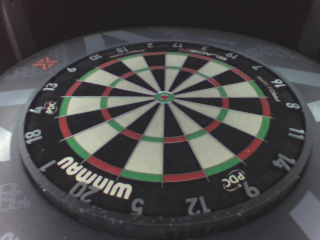
#> input picture fake_cams/cam_0.png, 320 x 240 px
$ python -i homography_calibration.py   (imports and definitions only)
#> lines starting #> are read from the running program, lines starting #| are printed output that depends on the picture
"""Experimental single-projective calibration from many real board landmarks.

Does not replace legacy Stage1+Stage2. Callers keep the existing path on
fallback. FitLine / Y-refine / scoring math are not used here.
"""

from __future__ import annotations

import math
import os
import time
from dataclasses import replace
from typing import Dict, List, Optional, Tuple

import cv2
import numpy as np

import board_calibration as bc

# [1 line that did not run here, left out]
HOMOGRAPHY_MIN_LANDMARKS = 24
HOMOGRAPHY_MIN_INLIERS = 16
HOMOGRAPHY_RANSAC_REPROJ = 3.5
HOMOGRAPHY_MAX_RMS_PX = 4.0
HOMOGRAPHY_MAX_ERR_PX = 12.0
HOMOGRAPHY_MIN_INLIER_FRAC = 0.50
HOMOGRAPHY_INNER_MIN_WIRES = 12
HOMOGRAPHY_OPTIONAL_INNER = True
_FAMILY_ORDER = (
    "double_outer",
    "double_inner",
    "triple_outer",
    "triple_inner",
    "bull",
)
# WDF/PDC face radii (mm). Canonical dest = RING_* = these values.
_WDF_RING_MM = {
    "double_outer": 170.0,
    "double_inner": 162.0,
    "triple_outer": 107.0,
    "triple_inner": 99.0,
    "bull_outer": 15.9,
    "bull_inner": 6.35,
}
_FACE_MM = 170.0
# [8 lines that did not run here, left out]

# [8 lines that did not run here, left out]

_SOURCE_EDGE = {
    "double_outer": "RG cluster OUTER edge of the double colour band (sisal, not Stage1 ellipse)",
    "double_inner": "RG cluster INNER edge near double (sisal, not metal)",
    "triple_outer": "RG cluster OUTER edge near triple (sisal, not metal)",
    "triple_inner": "RG cluster INNER edge near triple (sisal, not metal)",
    "bull": "detected bull center",
}


def _perf_ms(t0: float) -> float:
    return (time.perf_counter() - t0) * 1000.0


# [4 lines left out: function _canonical_xy, not called in this run]


def _H_from_tuple(vals: Tuple[float, ...]) -> np.ndarray:
    return np.array(vals, dtype=np.float64).reshape(3, 3)


def _H_to_tuple(H: np.ndarray) -> Tuple[float, ...]:
    return tuple(float(x) for x in np.asarray(H, dtype=np.float64).reshape(-1))


def scaled_landmark_H(cal: bc.BoardCalibration, out_size: int) -> Optional[np.ndarray]:
    """Camera -> dest homography at ``out_size`` (includes segment-20 dest rotation)."""
    return bc._scaled_landmark_H(cal, out_size)


# [345 lines left out: functions scale_landmark_H_source, _clockwise_wires, _camera_rg_mask, _ray_rg_clusters, _pick_cluster_radius, _fit_camera_ring_ellipse and 5 more, not called in this run]


def _mean_or_nan(vals: List[float]) -> float:
    return float(np.mean(vals)) if vals else float("nan")


def _max_or_nan(vals: List[float]) -> float:
    return float(np.max(vals)) if vals else float("nan")


# [777 lines left out: functions _camera_family_fracs, profile_homography_families, _fmt_n, log_homography_inliers, diagnose_dead_homography_families, find_landmark_homography and 13 more, not called in this run]


def run_repeatability_and_comparison(
    frames: Dict[int, np.ndarray],
    *,
    repeats: int = 10,
) -> Dict[int, dict]:
    """Same saved frames, N calibrations. Compare H vs legacy; log max drift."""
    report: Dict[int, dict] = {}
    for cam_idx, frame in frames.items():
        if frame is None:
            continue
        print(f"[HOMOGRAPHY_REP] cam={cam_idx} start repeats={repeats}", flush=True)
        Hs: List[np.ndarray] = []
        centers: List[Tuple[float, float]] = []
        wires: List[Tuple[float, ...]] = []
        rings: List[Tuple[float, float]] = []
        last_stats: Optional[Dict[str, object]] = None
        last_hcal: Optional[bc.BoardCalibration] = None
        last_stage1: Optional[bc.BoardCalibration] = None
        times: List[float] = []
        t_stage1_list: List[float] = []

        for i in range(int(repeats)):
            t0 = time.perf_counter()
            stage1 = bc.calibrate_board(frame, cam_idx=int(cam_idx))
            t_stage1_list.append(_perf_ms(t0))
            if stage1 is None or not bc._is_calibration_complete(stage1):
                print(f"[HOMOGRAPHY_REP] cam={cam_idx} iter={i} stage1 incomplete", flush=True)
                continue
            last_stage1 = stage1
            hcal, stats = try_homography_landmark_calibration(
                frame, stage1, cam_idx=int(cam_idx), save_debug=(i == 0)
            )
            times.append(float(stats.get("total_ms") or 0.0))
            last_stats = stats
            if hcal is None or not hcal.has_landmark_homography():
                print(
                    f"[HOMOGRAPHY_REP] cam={cam_idx} iter={i} H failed: {stats.get('reason')}",
                    flush=True,
                )
                continue
            last_hcal = hcal
            Hs.append(_H_from_tuple(tuple(hcal.landmark_H)))  # type: ignore[arg-type]
            centers.append((float(stage1.center[0]), float(stage1.center[1])))
            wires.append(tuple(float(a) % 360.0 for a in stage1.wire_angles_deg[: bc.SEGMENT_COUNT]))
            if stage1.double_ellipse is not None:
                ecx, ecy = bc._ellipse_center(stage1.double_ellipse)
                rings.append((ecx, ecy))

        max_h = 0.0
        max_c = 0.0
        max_w = 0.0
        max_r = 0.0
        if len(Hs) >= 2:
            H0 = Hs[0]
            for H in Hs[1:]:
                max_h = max(max_h, float(np.max(np.abs(H - H0))))
            c0 = centers[0]
            for c in centers[1:]:
                max_c = max(max_c, math.hypot(c[0] - c0[0], c[1] - c0[1]))
            w0 = wires[0]
            for w in wires[1:]:
                max_w = max(max_w, _ang_delta_max(w0, w))
            if rings:
                r0 = rings[0]
                for r in rings[1:]:
                    max_r = max(max_r, math.hypot(r[0] - r0[0], r[1] - r0[1]))

        print(
            f"[HOMOGRAPHY_REP] cam={cam_idx} n_ok={len(Hs)}/{repeats} "
            f"max_dH={max_h:.6g} max_dcenter={max_c:.4f}px "
            f"max_dwire={max_w:.4f}deg max_dring_c={max_r:.4f}px "
            f"H_ms_mean={float(np.mean(times)) if times else 0.0:.1f} "
            f"stage1_ms_mean={float(np.mean(t_stage1_list)) if t_stage1_list else 0.0:.1f}",
            flush=True,
        )

        legacy_cal = None
        t_leg = 0.0
        if last_stage1 is not None:
            t0 = time.perf_counter()
            legacy_cal = bc.enrich_calibration_with_warp_rings(frame, last_stage1)
            t_leg = _perf_ms(t0)
            if not legacy_cal.has_ring_align_warp():
                legacy_cal = bc.ensure_ring_align_warp(legacy_cal)
            print(f"[HOMOGRAPHY_REP] cam={cam_idx} legacy_stage2_ms={t_leg:.1f}", flush=True)
            if last_hcal is not None:
                path = save_homography_vs_legacy(cam_idx, frame, last_hcal, legacy_cal)
                print(f"[HOMOGRAPHY_REP] cam={cam_idx} comparison={path}", flush=True)

        report[int(cam_idx)] = {
            "stats": last_stats,
            "n_ok": len(Hs),
            "max_dH": max_h,
            "max_dcenter": max_c,
            "max_dwire": max_w,
            "max_dring": max_r,
            "H_ms_mean": float(np.mean(times)) if times else 0.0,
            "stage1_ms_mean": float(np.mean(t_stage1_list)) if t_stage1_list else 0.0,
            "legacy_ms": t_leg,
            "hcal": last_hcal,
            "legacy_cal": legacy_cal,
        }
    return report


# [41 lines left out: functions load_fake_cam_frames, main, not called in this run]


# [2 lines not run here, left out]

>>> import cv2
>>> picture = cv2.imread('fake_cams/cam_0.png', cv2.IMREAD_GRAYSCALE)
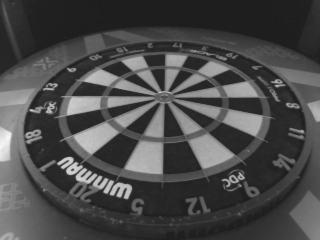
#> picture: shape (240, 320); min 28, max 247, mean 73.9
>>> result = run_repeatability_and_comparison(picture)
#> after the loop in run_repeatability_and_comparison, `for cam_idx, frame in frames.items():`: report = 0 items
#> (the run stopped early here; a loop or call above may not have finished)
